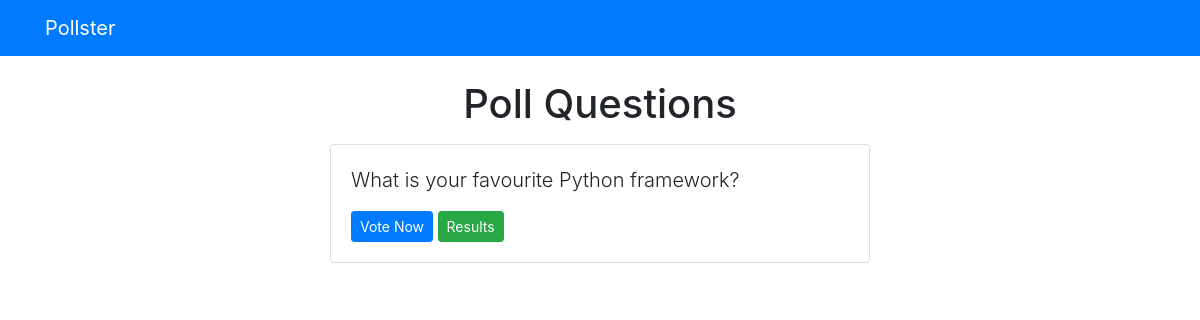
/polls/, run on an earlier commit of the app's database.
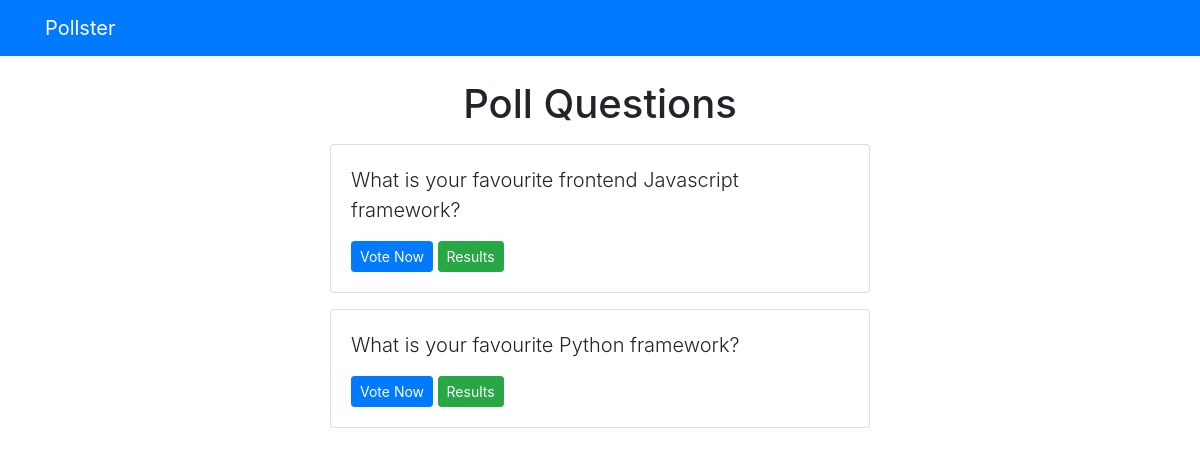
And on a later commit of the database.
### polls/models.py (models this page shows, shortened)
class Question(models.Model):
  question_text = models.CharField(max_length=200)
  pub_date = models.DateTimeField('Date published')

### polls/views.py (the view)
# urls.py: path('', views.index, name='index'),
def index(request):
  latest_question_list = Question.objects.order_by('-pub_date')
  context = {'latest_question_list': latest_question_list}
  return render(request, 'polls/index.html', context)

### templates/polls/index.html
{% extends 'base.html' %}
{% block content %}
  <h1 class="mb-3 text-center">Poll Questions</h1>
  {% if latest_question_list %}
    {% for question in latest_question_list %}
      <div class="card mb-3">
        <div class="card-body">
          <p class="lead">{{ question.question_text }}</p>
          <a href="{% url 'polls:detail' question.id %}" class="btn btn-primary btn-sm">Vote Now</a>
          <a href="{% url 'polls:results' question.id %}" class="btn btn-success btn-sm">Results</a>
        </div>
      </div>
    {% endfor %}
  {% else %}
    <p>No polls available</p>
  {% endif %}
{% endblock content %}

### templates/base.html (shortened to what this page needs)
<!DOCTYPE html>
<html lang="en">
  <head>
    <link rel="stylesheet" href="https://maxcdn.bootstrapcdn.com/bootstrap/4.5.2/css/bootstrap.min.css">
  </head>
  <body>
    {% include 'partials/_navbar.html' %}
    <div class="container">
      <div class="row">
        <div class="col-md-6 m-auto">
          {% block content %}
          {% endblock %}
        </div>
      </div>
    </div>
  </body>
</html>

### templates/partials/_navbar.html
<nav class="navbar navbar-dark bg-primary mb-4">
  <div class="container">
    <a href="" class="navbar-brand">Pollster</a>
  </div>
</nav>

What changed in the data, as far as the page shows it:
added Question: question_text "What is your favourite frontend Javascript framework?"
